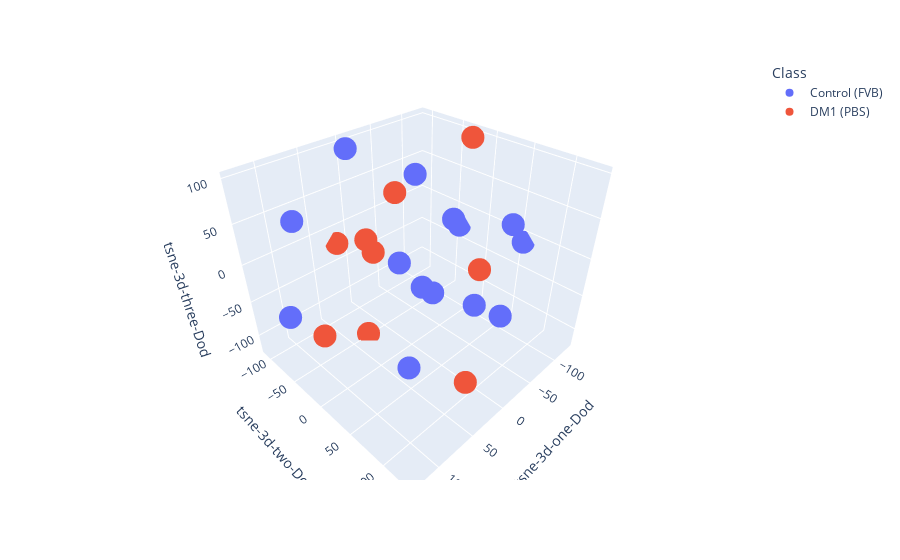

This figure's notebook cell:
### Code cell
fig_tsne_after_DoD = px.scatter_3d(data_to_visualize, x='tsne-3d-one-Dod', y='tsne-3d-two-Dod', z='tsne-3d-three-Dod', color='Class')

fig_tsne_after_DoD.show()

### Figure 1 — Plotly figure (JSON) as saved in the notebook; plotly's stock layout.template omitted (floating-point values rounded to 4 significant figures)
{"data": [{"hovertemplate": "Class=Control (FVB)<br>tsne-3d-one-Dod=%{x}<br>tsne-3d-two-Dod=%{y}<br>tsne-3d-three-Dod=%{z}<extra></extra>", "legendgroup": "Control (FVB)", "marker": {"color": "#636efa", "symbol": "circle"}, "mode": "markers", "name": "Control (FVB)", "scene": "scene", "showlegend": true, "type": "scatter3d", "x": [113.2, -65.4, 95.8, -127.0, 49.87, -128.2, -62.16, -47.82, -21.96, 30.03, -95.01, 3.344, -3.2, -39.66], "y": [-76.91, -91.1, -70.64, -40.57, 46.28, 56.86, 4.331, 92.09, -4.855, 60.55, 17.99, -97.44, 3.134, 95.29], "z": [-61.63, -81.78, 56.12, -27.35, -96.95, -10.87, 25.54, 60.4, -53.33, 2.736, -109.6, 97.94, 98.41, -48.03]}, {"hovertemplate": "Class=DM1 (PBS)<br>tsne-3d-one-Dod=%{x}<br>tsne-3d-two-Dod=%{y}<br>tsne-3d-three-Dod=%{z}<extra></extra>", "legendgroup": "DM1 (PBS)", "marker": {"color": "#EF553B", "symbol": "circle"}, "mode": "markers", "name": "DM1 (PBS)", "scene": "scene", "showlegend": true, "type": "scatter3d", "x": [59.26, -116.1, 128.0, 29.57, 31.35, 19.08, -58.75, 43.06, 86.39], "y": [131.0, -18.85, 14.08, -46.97, -25.86, -109.6, -88.82, 124.2, 33.33], "z": [-46.52, 99.66, -20.45, -120.1, 10.59, -21.07, 26.67, 68.68, 76.32]}], "layout": {"legend": {"title": {"text": "Class"}, "tracegroupgap": 0}, "margin": {"t": 60}, "scene": {"domain": {"x": [0, 1], "y": [0, 1]}, "xaxis": {"title": {"text": "tsne-3d-one-Dod"}}, "yaxis": {"title": {"text": "tsne-3d-two-Dod"}}, "zaxis": {"title": {"text": "tsne-3d-three-Dod"}}}}}
